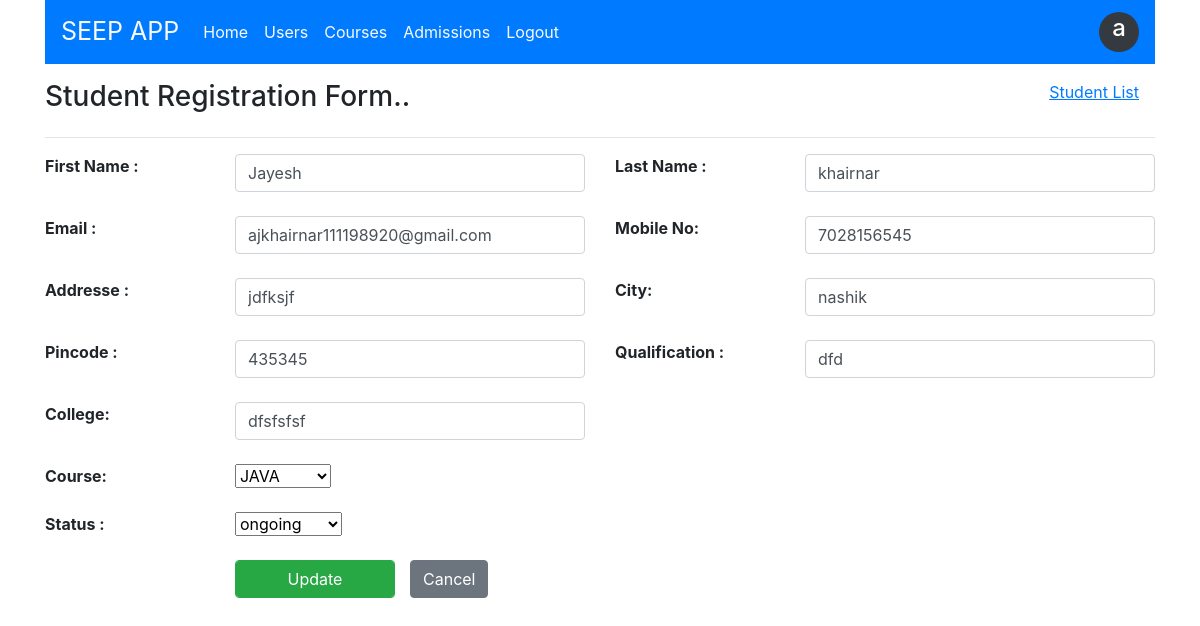
Screenshot of /admissions.php?edit=2 (signed in) with the database file from the repository.
### tables this page shows
CREATE TABLE `admission` (
  `adm_id` int(11) NOT NULL,
  `stud_first_name` varchar(25) NOT NULL,
  `stud_last_name` varchar(25) NOT NULL,
  `stud_email` varchar(150) NOT NULL,
  `stud_mobile` varchar(12) NOT NULL,
  `stud_address` text NOT NULL,
  `stud_city` varchar(15) NOT NULL,
  `stud_pincode` int(6) NOT NULL,
  `stud_qualification` varchar(15) NOT NULL,
  `stud_college` varchar(150) NOT NULL,
  `course_id` int(11) NOT NULL,
  `status` enum('Ongoing','Completed','Cancelled','Not Started') NOT NULL
);

### admissions.php (the view, shortened to what this page needs)
<html>
    <head>
        <link rer="stylesheet" href="style.css">
        <link rel="stylesheet" href="https://stackpath.bootstrapcdn.com/bootstrap/4.3.1/css/bootstrap.min.css">
    </head>
    <body>
        <?php
            include("include/dbconnection.php");
        $stud_first_name=$stud_last_name=$stud_email=$stud_mobile=$stud_address=$stud_city=$stud_pincode=$stud_qualification=$stud_college=$course_id=$status="";
        if(isset($_REQUEST["edit"]))
        {
           $adm_id=$_REQUEST["edit"];
           $qry="SELECT * FROM admission WHERE adm_id=$adm_id";
           $admList=mysqli_query($con,$qry);
           $adm = mysqli_fetch_assoc($admList);
           $stud_first_name=$adm['stud_first_name'];
           $stud_last_name=$adm['stud_last_name'];
           $stud_email=$adm['stud_email'];
           $stud_mobile=$adm['stud_mobile'];
           $stud_address=$adm['stud_address'];
           $stud_city=$adm['stud_city'];
           $stud_pincode=$adm['stud_pincode'];
           $stud_qualification=$adm['stud_qualification'];
           $stud_college=$adm['stud_college'];
           $course_id=$adm['course_id'];
           $status=$adm['status'];
         }
        ?>
        <div class="container">
                <?php   include("include/header.php");
                ?>
            <div class=row>
                <div class=col>
                    <h3 class="mt-3 mb-2 float-left">Student Registration Form..</h3>
                    <a href="studentList.php" class="float-right mt-3 mr-3"><u>Student List</u></a>
                </div>
            </div>
            <hr>
            <form action="" method="post">
                <div class="row">
                    <div class="col-2"><b>First Name :</b></div>
                    <div class="col-4">
                        <input type="text" name="Stud_Fname" class="form-control" placeholder="Enter your first name" value="<?= $stud_first_name?>" required>
                    </div>
                    <div class="col-2"><b>Last Name :</b></div>
                    <div class="col-4">
                        <input type="text" name="Stud_Lname" class="form-control " placeholder="Enter your last names" value="<?= $stud_last_name?>" required>
                    </div>
                </div>
                <br>
                <div class="row">
                <div class="col-2"><b>Email :</b></div>
                    <div class="col-4">
                        <input type="text" name="Stud_email" class="form-control" placeholder="Enter your email" value="<?= $stud_email?>" required>
                    </div>
                <div class="col-2"><b>Mobile No:</b></div>
                    <div class="col-4">
                        <input type="text" name="Stud_mob" class="form-control" placeholder="Enter Mobile Number" value="<?=$stud_mobile?>" required>
                    </div>
                </div>
                <br>
                <div class="row">
                <div class="col-2"><b>Addresse :</b></div>
                    <div class="col-4">
                        <input type="text" name="Stud_addr" class="form-control" placeholder="Enter Address" value="<?=$stud_address?>" required>
                    </div>
                <div class="col-2"><b>City:</b></div>
                    <div class="col-4">
                        <input type="text" name="Stud_city" class="form-control" placeholder="Enter your City" value="<?=$stud_city?>" required>
                    </div>
                </div>
                <br>
                <div class="row">
                <div class="col-2"><b>Pincode :</b></div>
                    <div class="col-4">
                        <input type="text" name="Stud_pin" class="form-control" placeholder="pincode" value="<?=$stud_pincode?>" required>
                    </div>
                <div class="col-2"><b>Qualification :</b></div>
                    <div class="col-4">
                        <input type="text" name="Stud_qual" class="form-control" placeholder="Enter qualification" value="<?=$stud_qualification?>" required>
                    </div>
                </div>
                <br>
                <div class="row">
                <div class="col-2"><b>College:</b></div>
                    <div class="col-4">
                        <input type="text" name="Stud_college" class="form-control" placeholder="Enter College" value="<?=$stud_college?>" required>
                    </div>
                </div>
                <br>
                <div class="row">
                <div class="col-2"><b>Course:</b></div>
                    <div class="col-4">
                        <select name="CourseList" value=" <?=$course_id?> ">
                        <?php
                            $qry = " SELECT * FROM course ";
                            $courselist = mysqli_query($con,$qry);
                            while($row = mysqli_fetch_assoc($courselist))
                            {
                                if($row['course_id']==$course_id)
                                {
                                    echo "<option value= ".$row['course_id']." selected>" .$row['course_name']. "</option>";
                                }
                                else{
                                echo "<option value= ".$row['course_id'].">" .$row['course_name']. "</option>";
                                }
                            }
                        ?>
                        </select>
                    </div>
                </div>
                <br>
                <div class="row">
                <div class="col-2"><b>Status :</b></div>
                    <div class="col-4">
                        <select name="courseStatus">
                        <option value="1" <?php if($status=="Ongoing"){ ?> selected="selected" <?php } ?> >ongoing</option>
                        </select>
                    </div>
                </div>
                <br>
                <div class="row">
                <div class="col-2"></div>
                <div class="col-2">
               <?php if(isset($_REQUEST["edit"])){
                   ?>
                <input type="submit" name="btnUpdate" class="form-control btn btn-success" value="Update">  </div>
                <a href="admissions.php" class="btn btn-secondary"> Cancel </a>
               <?php } else {?>
                    <input type="submit" name="btnsubmit" class="form-control btn btn-primary" value="Submit" id="jk">  </div>
                    <a href="admissions.php" class="btn btn-secondary"> Cancel </a>
               <?php } ?></div>
                </div>
    </body>
</html>

### rows the page displays
admission: Stud_Fname "Jayesh", Stud_Lname "khairnar", Stud_email "ajkhairnar111198920@gmail.com", Stud_mob "7028156545", Stud_addr "jdfksjf", Stud_city "nashik", Stud_pin "435345", Stud_qual "dfd", Stud_college "dfsfsfsf", courseStatus "ongoing"

### other values shown
$username1 "a"
form field CourseList "JAVA"
